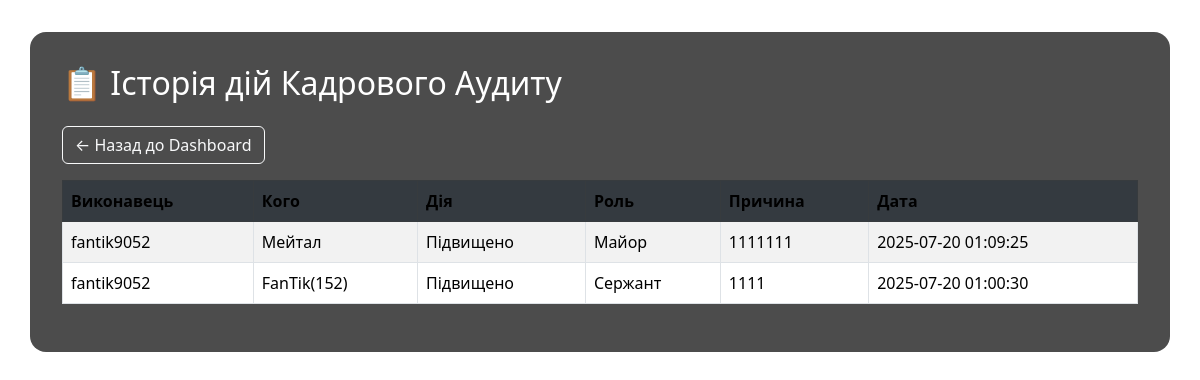
Before: /history with the older database file.
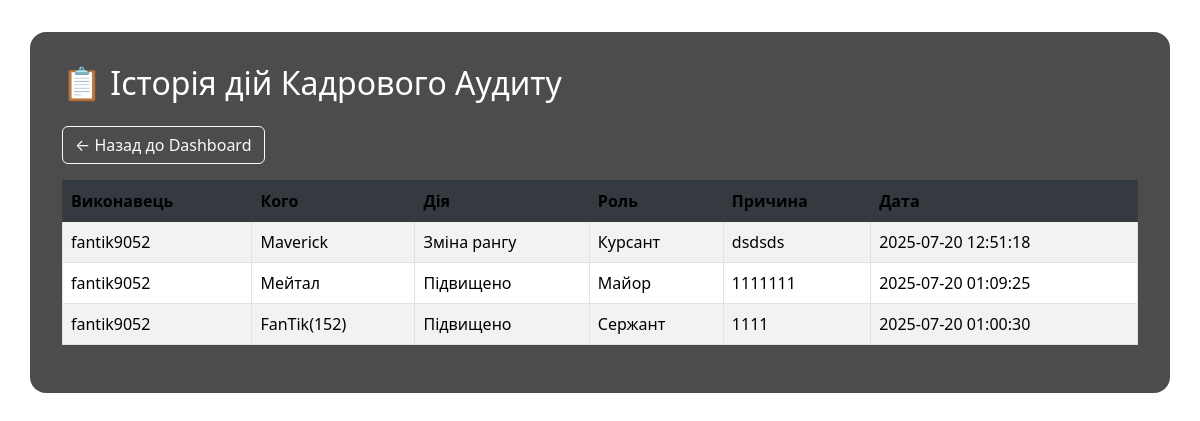
After: the same page with the newer database file.
### tables this page shows
CREATE TABLE actions (
            id INTEGER PRIMARY KEY AUTOINCREMENT,
            executor TEXT,
            target TEXT,
            action TEXT,
            role TEXT,
            reason TEXT,
            date TEXT
        );

### app.py (the view)
@app.route("/history")
def history():
    with sqlite3.connect("audit.db") as conn:
        c = conn.cursor()
        c.execute("SELECT * FROM actions ORDER BY date DESC")
        actions = c.fetchall()
    return render_template("history.html", actions=actions)

### templates/history.html (shortened to what this page needs)
<!DOCTYPE html>
<html lang="uk">
<head>
    <link rel="stylesheet" href="https://cdn.jsdelivr.net/npm/bootstrap@5.3.0/dist/css/bootstrap.min.css">
</head>
<body>
<div class="container table-container">
    <h2 class="mb-4">📋 Історія дій Кадрового Аудиту</h2>
    <a href="/dashboard" class="btn btn-outline-light mb-3">← Назад до Dashboard</a>
    <table class="table table-bordered table-striped">
        <thead class="table-dark">
        <tr>
            <th>Виконавець</th>
            <th>Кого</th>
            <th>Дія</th>
            <th>Роль</th>
            <th>Причина</th>
            <th>Дата</th>
        </tr>
        </thead>
        <tbody>
        {% for row in actions %}
            <tr>
                <td>{{ row[1] }}</td>
                <td>{{ row[2] }}</td>
                <td>{{ row[3] }}</td>
                <td>{{ row[4] }}</td>
                <td>{{ row[5] }}</td>
                <td>{{ row[6] }}</td>
            </tr>
        {% endfor %}
        </tbody>
    </table>
</div>
</body>
</html>

### templates/history.html (style rules this page uses)
body { background: url("/static/bg.jpg") no-repeat center center fixed; background-size: cover; color: white; }
.table-container { background-color: rgba(0, 0, 0, 0.7); padding: 2rem; border-radius: 1rem; margin-top: 2rem; }
th, td { color: black !important; vertical-align: middle !important; }
.table-dark th { background-color: #343a40; }

Changed rows visible on the page:
added actions: executor "fantik9052", target "Maverick", action "Зміна рангу", role "Курсант", reason "dsdsds", date "2025-07-20 12:51:18"
